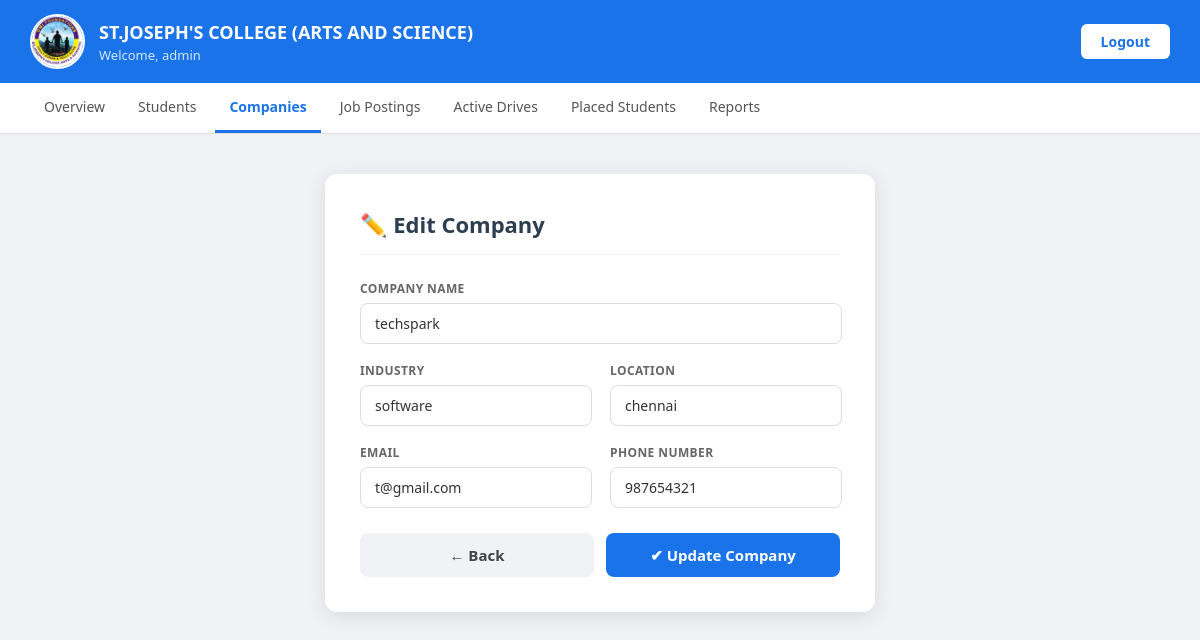
The app's page /placement/edit_company.php?id=2 (signed in) with its own data.
### tables this page shows
CREATE TABLE `companies` (
  `id` int(11) NOT NULL,
  `name` varchar(100) DEFAULT NULL,
  `location` varchar(100) DEFAULT NULL,
  `package` varchar(50) DEFAULT NULL,
  `email` varchar(100) DEFAULT NULL,
  `industry` varchar(100) DEFAULT NULL,
  `password` int(255) NOT NULL,
  `phone` varchar(15) DEFAULT NULL
);

### placement/edit_company.php (the view, shortened to what this page needs)
<?php
include("database.php");
$company_id = $_GET['id'];
$result = mysqli_query($conn, "SELECT * FROM companies WHERE id='$company_id'");
$row = mysqli_fetch_assoc($result);
?>
<!DOCTYPE html>
<html>
<head>
</head>
<body>
<div class="topbar">
    <div class="left">
        <img src="logo.png" class="logo">
        <div>
            <h2>ST.JOSEPH'S COLLEGE (ARTS AND SCIENCE)</h2>
            <p>Welcome, <?php echo $_SESSION['admin']; ?></p>
        </div>
    </div>
    <a href="logout.php" class="logout">Logout</a>
</div>
<div class="menu">
    <a href="admin_dashboard.php">Overview</a>
    <a href="view_student.php">Students</a>
    <a href="view_company.php" class="active">Companies</a>
    <a href="jobs.php">Job Postings</a>
    <a href="active_drives.php">Active Drives</a>
    <a href="placed_students.php">Placed Students</a>
    <a href="report.php">Reports</a>
</div>
<div class="page-content">
    <div class="form-card">
        <h2>✏️ Edit Company</h2>
        <form method="POST">
            <div class="form-grid">
                <div class="form-group full">
                    <label>Company Name</label>
                    <input type="text" name="name"
                           value="<?php echo $row['name']; ?>" required>
                </div>
                <div class="form-group">
                    <label>Industry</label>
                    <input type="text" name="industry"
                           value="<?php echo $row['industry']; ?>" required>
                </div>
                <div class="form-group">
                    <label>Location</label>
                    <input type="text" name="location"
                           value="<?php echo $row['location']; ?>" required>
                </div>
                <div class="form-group">
                    <label>Email</label>
                    <input type="email" name="email"
                           value="<?php echo $row['email']; ?>" required>
                </div>
                <div class="form-group">
                    <label>Phone Number</label>
                    <input type="text" name="phone"
                           value="<?php echo $row['phone'] ?? ''; ?>">
                </div>
            </div>
            <div class="btn-row">
                <a href="view_company.php" class="btn-back">← Back</a>
                <button type="submit" name="update" class="btn-submit">
                    ✔ Update Company
                </button>
            </div>
        </form>
    </div>
</div>
</body>
</html>

### placement/edit_company.php (style rules this page uses)
* { margin: 0; padding: 0; box-sizing: border-box; font-family: 'Segoe UI', sans-serif; }
body { background: #f0f2f5; min-height: 100vh; }
.topbar { background: #1a73e8; padding: 14px 30px; display: flex; justify-content: space-between; align-items: center; }
.topbar .left { display: flex; align-items: center; gap: 14px; }
.topbar .logo { width: 55px; height: 55px; border-radius: 50%; border: 2px solid white; object-fit: cover; }
.topbar .left h2 { color: white; font-size: 18px; font-weight: 700; }
.topbar .left p { color: #d0e8ff; font-size: 13px; margin-top: 2px; }
.logout { background: white; color: #1a73e8; padding: 8px 20px; border-radius: 6px; text-decoration: none; font-weight: 700; font-size: 14px; }
.menu { background: white; border-bottom: 1px solid #e0e0e0; padding: 0 30px; display: flex; gap: 5px; }
.menu a { text-decoration: none; color: #555; font-size: 14px; font-weight: 500; padding: 14px 14px; border-bottom: 3px solid transparent; transition: all 0.2s; display: inline-block; }
.menu a.active { color: #1a73e8; border-bottom: 3px solid #1a73e8; font-weight: 600; }
.page-content { display: flex; justify-content: center; padding: 40px 20px; }
.form-card { background: white; width: 100%; max-width: 550px; padding: 35px; border-radius: 12px; box-shadow: 0 4px 20px rgba(0,0,0,0.1); }
.form-card h2 { font-size: 22px; color: #2c3e50; margin-bottom: 25px; padding-bottom: 15px; border-bottom: 1px solid #f0f0f0; }
.form-grid { display: grid; grid-template-columns: 1fr 1fr; gap: 18px; }
.full { grid-column: span 2; }
.form-group { display: flex; flex-direction: column; }
.form-group label { font-size: 12px; font-weight: 600; color: #666; margin-bottom: 6px; text-transform: uppercase; letter-spacing: 0.4px; }
.form-group input { padding: 10px 14px; border: 1px solid #ddd; border-radius: 8px; font-size: 14px; color: #333; outline: none; transition: border 0.3s; }
.btn-row { display: flex; gap: 12px; margin-top: 25px; }
.btn-submit { flex: 1; padding: 12px; background: #1a73e8; color: white; border: none; border-radius: 8px; font-size: 15px; font-weight: 600; cursor: pointer; transition: background 0.3s; }
.btn-back { flex: 1; padding: 12px; background: #f0f2f5; color: #444; border: none; border-radius: 8px; font-size: 15px; font-weight: 600; text-decoration: none; text-align: center; display: flex; align-items: center; justify-content: center; transition: background 0.3s; }

### records on screen
companies: name "techspark", industry "software", location "chennai", email "t@gmail.com", phone "987654321"

### other values on screen
$_SESSION['admin'] "admin"
